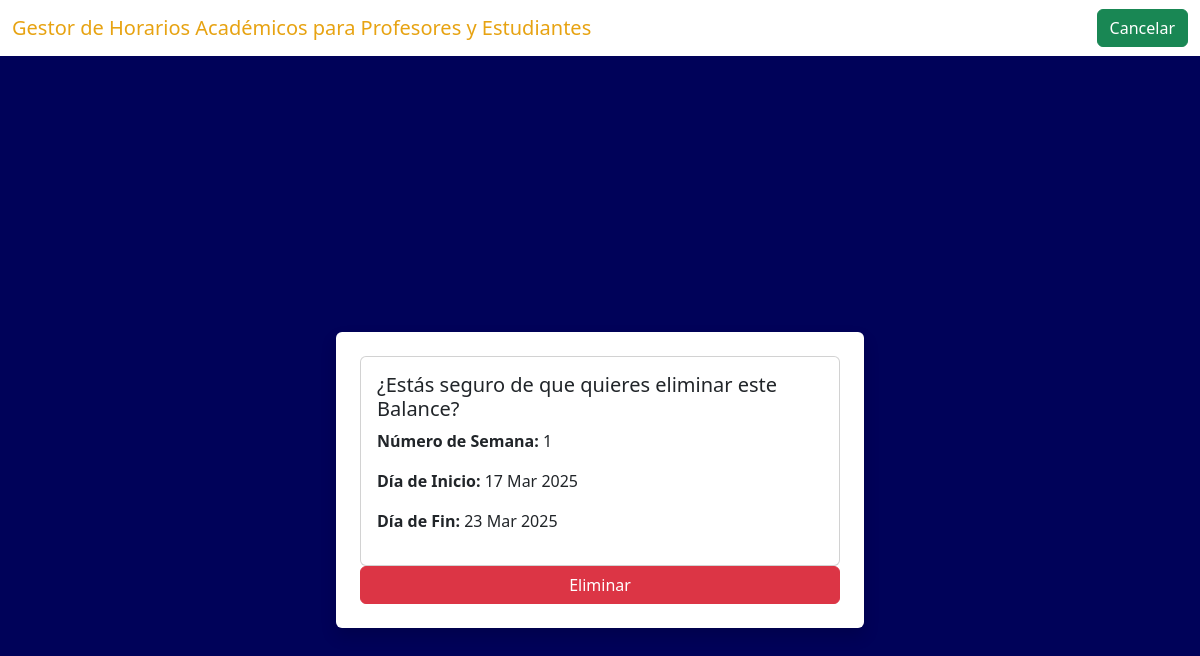
The app's page /recursos/QuitarBalances/8/ (signed in) with its own data.
### Recursos/models.py (models this page shows, shortened)
class Balance(models.Model):
    numero_semana = models.PositiveIntegerField()
    dia_inicio = models.DateField()
    dia_fin = models.DateField()
    creador = models.ForeignKey(User, on_delete=models.CASCADE)  # Nuevo campo

### Recursos/views.py (the view)
# urls.py: path('QuitarBalances/<int:id>/', q_balances, name='Quitar_Balances'),
@login_required
@grupo_requerido('Profesor de Año')
def q_balances(request, id):
    balance = get_object_or_404(Balance, id=id)  # No filtrar por creador
    is_creator = balance.creador == request.user
    is_admin = request.user.groups.filter(name='Administrador').exists()
    if not is_creator and not is_admin:
        return render(request, 'Recursos/Balances/quitar_balances.html', {
            'balance': balance,
            'error': "No tienes permiso para eliminar este balance."
        })
    if request.method == 'POST':
        balance.delete()  # Eliminar el balance
        return redirect('Listar_Balances')  # Redirigir a la lista de balances
    return render(request, 'Recursos/Balances/quitar_balances.html', {'balance': balance})  # Pasar el balance a la plantilla

### Recursos/views.py (called while the page is built)
def grupo_requerido(grupo):
    def in_grupo(user):
        return user.groups.filter(name=grupo).exists()
    return user_passes_test(in_grupo)

### Recursos/templates/Recursos/Balances/quitar_balances.html (shortened to what this page needs)
{% load static %}
<!DOCTYPE html>
<html lang="es">
<head>
    <link href="{% static 'css/bootstrap.min.css' %}" rel="stylesheet">
</head>
<body style="background-color: rgb(0, 2, 89);">
    <nav class="navbar navbar-expand-lg navbar-light" style="background-color: white;">
        <div class="container-fluid">
            <a class="navbar-brand" href="https://eva.uci.cu/" style="color: rgb(231, 163, 18);">
                Gestor de Horarios Académicos para Profesores y Estudiantes
            </a>
            <div class="ms-auto d-flex align-items-center">
                <a href="{% url 'Listar_Balances' %}" class="btn btn-success">Cancelar</a>
            </div>
        </div>
    </nav>
    <div class="d-flex justify-content-center align-items-center" style="min-height: 100vh;">
        <div>
            {% if balance.creador or is_admin == request.user  %}
            <form action="" method="POST" class="container mt-5 p-4 bg-white rounded shadow">
                <div class="card mx-auto" style="width: 30rem;">
                    <div class="card-body">
                        <h5 class="card-title">¿Estás seguro de que quieres eliminar este Balance?</h5>
                        <p><strong>Número de Semana:</strong> {{ balance.numero_semana }}</p>
                        <p><strong>Día de Inicio:</strong> {{ balance.dia_inicio|date:"d M Y" }}</p>
                        <p><strong>Día de Fin:</strong> {{ balance.dia_fin|date:"d M Y" }}</p>
                    </div>
                </div>
                <button type="submit" class="btn btn-danger w-100">Eliminar</button>
            </form>
            {% else %}
            <div class='alert alert-danger text-center'>
                No tienes permiso para eliminar este balance.
            </div>
            {% endif %}
        </div>
    </div>
</body>
</html>

### records on screen
Balance: numero_semana "1", dia_inicio "17 Mar 2025", dia_fin "23 Mar 2025"
